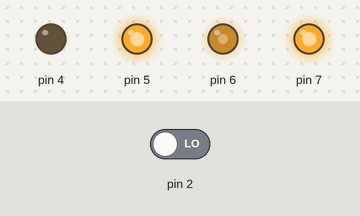
The sketch below on a simulated Arduino Uno, built with avr-gcc and run on an emulated ATmega328P. Shown: output pins drawn as LEDs (lit = HIGH). Inputs (shaded band) come from the test bench; at power-on: pin 2 LOW.

Above: at 0.1 s.
Timing chart, 0 to 1.6 s (numbered marks = the images above):
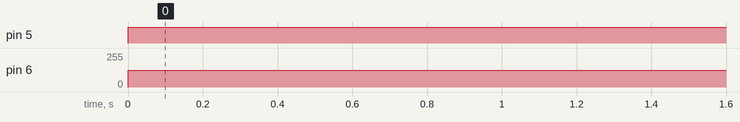

Measured:
- by itself, pin 5: LOW → HIGH at 0.00 s
- by itself, pin 6: 0/255 → 127/255 at 0.00 s

The sketch:

enkoder_hiz_kontrol.ino
```cpp
// Tahtadaki kod 2+3: Enkoder ile geri beslemeli hiz kontrolu (ac-kapa / on-off)
// Enkoder: D2 -> A (kesme pini), D3 -> B (yon)
// Surucu : D4 -> IN1, D5 -> IN2, D6 -> PWM, D7 -> STBY
//
// NOT: Tahta fotografinda Hiz formulu okunamiyordu; asagidaki hesap
// (darbe/sn = 1000 / iki darbe arasi ms) tamamlanmis halidir.
// Esik (100) ve PWM degerleri tahtadaki gibidir.

volatile long sayac = 0;            // enkoder sayaci (yon: B kanalina gore)
volatile unsigned long sonT = 0;    // onceki darbenin zamani
volatile float Hiz = 0;             // darbe/sn

void encoder() {                    // A kanali yukselen kenarda cagrilir (ISR)
  unsigned long T = millis();       // zaman damgasi
  if (digitalRead(3))               // B kanalinin durumuna bak
    sayac++;
  else
    sayac--;
  if (T > sonT) Hiz = 1000.0 / (T - sonT);   // iki darbe arasi sureden hiz
  sonT = T;
}

void setup() {
  pinMode(2, INPUT);
  pinMode(3, INPUT);
  pinMode(4, OUTPUT);
  pinMode(5, OUTPUT);
  pinMode(6, OUTPUT);
  pinMode(7, OUTPUT);
  digitalWrite(7, 1);               // surucuyu ac
  attachInterrupt(digitalPinToInterrupt(2), encoder, RISING);
}

void loop() {
  digitalWrite(4, 0);
  digitalWrite(5, 1);

  noInterrupts();
  float h = Hiz;                    // paylasilan degiskenin guvenli kopyasi
  interrupts();

  if (h < 100)
    analogWrite(6, 127);            // hiz dusukse motora PWM ver
  else
    analogWrite(6, 0);              // hiz yuksekse kes
}
```
